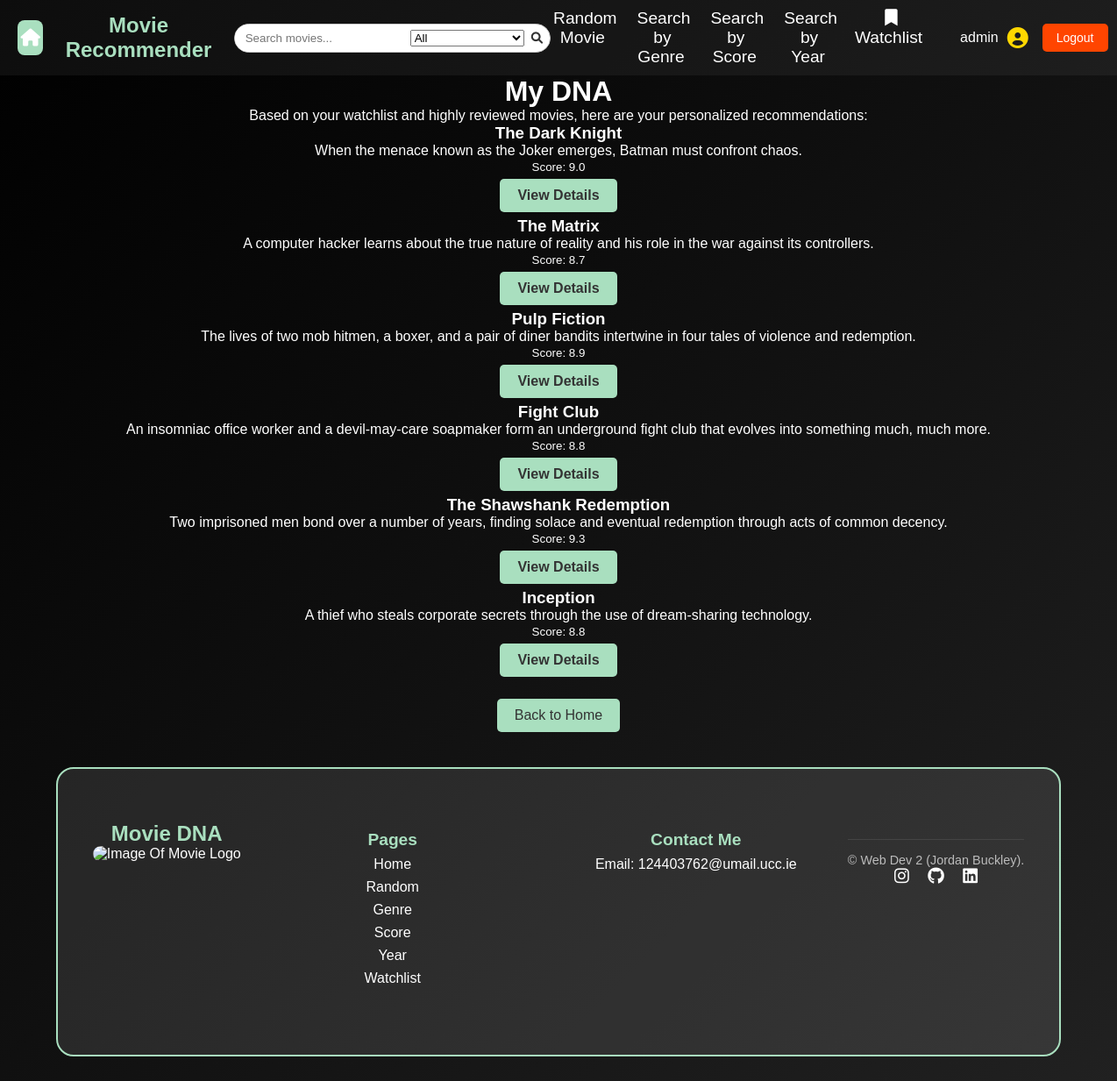
The page /my-dna (signed in) on the database its author committed.
### tables this page shows
CREATE TABLE movies 
(
    movie_id INTEGER PRIMARY KEY AUTOINCREMENT,
    title TEXT NOT NULL,
    genre TEXT NOT NULL,
    score FLOAT,
    year INTEGER,
    director TEXT,
    description TEXT
);

### app.py (the view)
@app.route("/my-dna")
@login_required
def my_dna():
    db = get_db()
    user_id = session["user_id"]
    watchlist = db.execute("""
        SELECT movies.*
        FROM watchlist
        JOIN movies ON watchlist.movie_id = movies.movie_id
        WHERE watchlist.user_id = ?
    """, (user_id,)).fetchall()
    watchlist = [dict(movie) for movie in watchlist]
    user_genres = {movie["genre"] for movie in watchlist}
    user_min_score = min((movie["score"] for movie in watchlist), default=0)
    highly_reviewed = db.execute("""
        SELECT movies.*, AVG(reviews.rating) AS avg_rating
        FROM movies
        JOIN reviews ON movies.movie_id = reviews.movie_id
        WHERE movies.genre IN ({})
        GROUP BY movies.movie_id
        HAVING avg_rating >= 8.0
        ORDER BY avg_rating DESC
    """.format(",".join("?" * len(user_genres))), tuple(user_genres)).fetchall()
    highly_reviewed = [dict(movie) for movie in highly_reviewed]
    unique_movies = {}
    for movie in watchlist:
        unique_movies[movie["movie_id"]] = movie
    for movie in highly_reviewed:
        if movie["movie_id"] not in unique_movies and movie["score"] >= user_min_score:
            unique_movies[movie["movie_id"]] = movie
    recommended_movies = list(unique_movies.values())
    return render_template("my_dna.html", movies=recommended_movies)

### app.py (called while the page is built)
@app.before_request
def load_logged_in_user():
    g.user = session.get("user_id")
    g.is_admin = session.get("is_admin", False)

def login_required(view):
    @wraps(view)
    def wrapped_view(*args, **kwargs):
        if g.user is None:
            return(redirect(url_for("login", next=request.url)))
        return view(*args, **kwargs)
    return wrapped_view

### database.py (called while the page is built)
def get_db():
    if "db" not in g:
        g.db = sqlite3.connect(DATABASE,
                                detect_types=sqlite3.PARSE_DECLTYPES
                        )
        g.db.row_factory = sqlite3.Row
    return g.db

### templates/my_dna.html
{% extends "base.html" %}
{% block styles %}
<link rel="stylesheet" href="{{ url_for('static', filename='myDna.css') }}">
{% endblock %}
{% block main_content %}
  <h1>My DNA</h1>
  <p>Based on your watchlist and highly reviewed movies, here are your personalized recommendations:</p>
  {% if movies %}
    <div class="dna-helix">
      {% for movie in movies %}
        <div class="dna-strand {% if loop.index % 2 == 0 %}right{% else %}left{% endif %}">
          <div class="movie-card">
            <div class="movie-details">
              <h3>{{ movie.title }}</h3>
              <p>{{ movie.description }}</p>
              <p><small>Score: {{ movie.score }}</small></p>
              <a href="{{ url_for('movie_details', movie_id=movie.movie_id) }}" class="btn">View Details</a>
            </div>
          </div>
        </div>
      {% endfor %}
    </div>
  {% else %}
    <p>No recommendations found. Add more movies to your watchlist or explore highly reviewed movies!</p>
  {% endif %}
  <a href="{{ url_for('index') }}" class="back-button">Back to Home</a>
{% endblock %}

### static/styles.css (style rules this page uses)
* { margin: 0; padding: 0; box-sizing: border-box; }
body { font-family: 'Arial', sans-serif; background: linear-gradient(-45deg, #0f0f0f, #1c1c1c, #2c2c2c, #000000); background-size: 400% 400%; animation: movingBackground 10s ease infinite; color: white; text-align: center; min-height: 100vh; display: flex; flex-direction: column; }
.btn { display: inline-block; padding: 10px 20px; background: #A9DFBF; color: #333; text-decoration: none; font-size: 1rem; border-radius: 5px; transition: background 0.3s ease, transform 0.2s ease; margin: 5px; text-align: center; font-weight: bold; }
.back-button { display: inline-block; margin-top: 20px; padding: 10px 20px; background: #A9DFBF; color: #333; text-decoration: none; border-radius: 5px; transition: background 0.3s ease; }

### rows shown on the page
movies: title "The Dark Knight", description "When the menace known as the Joker emerges, Batman must confront chaos.", score "9.0"
movies: title "The Matrix", description "A computer hacker learns about the true nature of reality and his role in the war against its controllers.", score "8.7"
movies: title "Pulp Fiction", description "The lives of two mob hitmen, a boxer, and a pair of diner bandits intertwine in four tales of violence and redemption.", score "8.9"
movies: title "Fight Club", description "An insomniac office worker and a devil-may-care soapmaker form an underground fight club that evolves into something much, much more.", score "8.8"
movies: title "The Shawshank Redemption", description "Two imprisoned men bond over a number of years, finding solace and eventual redemption through acts of common decency.", score "9.3"
movies: title "Inception", description "A thief who steals corporate secrets through the use of dream-sharing technology.", score "8.8"

### other values the page prints
{{ session['user_id'] }} "admin"
